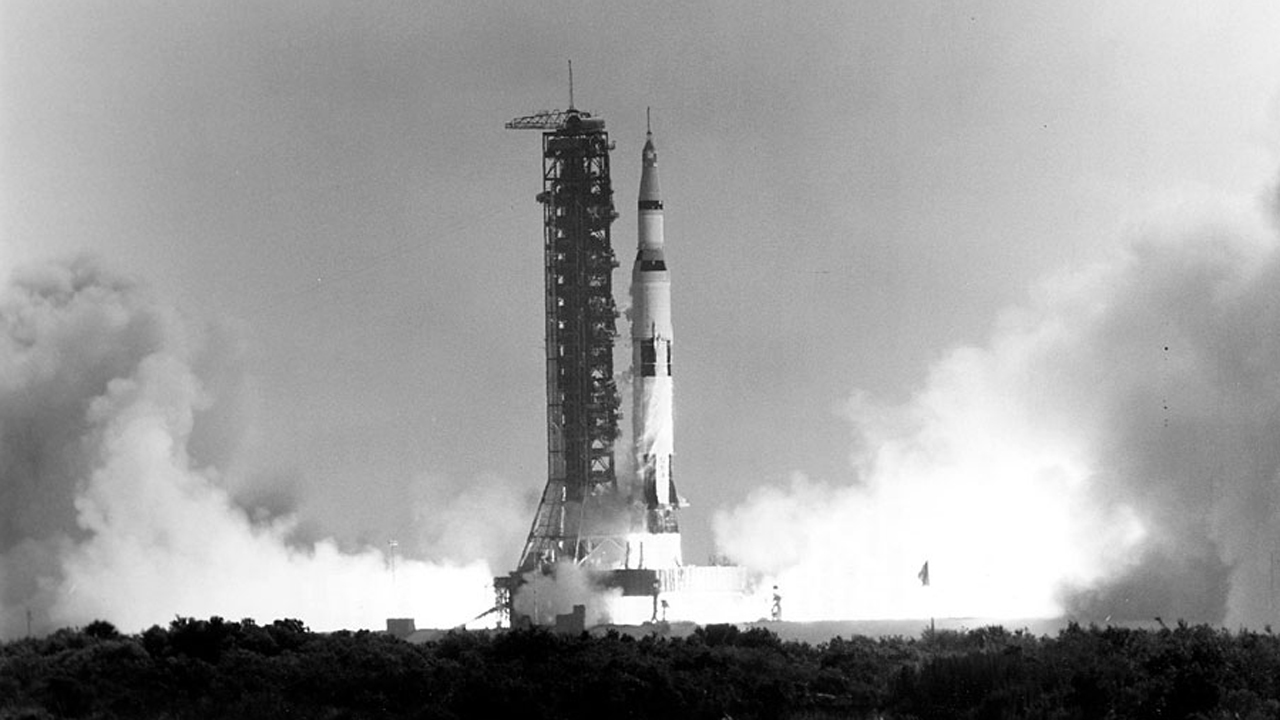
#> input picture image annotation/Apollo_11_Launch.jpg, 1280 x 720 px, given in place of checkerboard_18x18.png, which was not available
$ python basic_image_manipulation.py
#> lines starting #> are read from the running program, lines starting #| are printed output that depends on the picture; pictures that were not available may be replaced by others from this repository, and a replacement may not be noted
import os
import cv2
import numpy as np
import matplotlib.pyplot as plt

from zipfile import ZipFile
from urllib.request import urlretrieve


def download_and_unzip(url, save_path):
    print("Downloading and extracting assets...", end="")
    urlretrieve(url, save_path)
#> (this line was passed over: the network is not available in this run)

    try:
        # use zipfile package to extract zip file from url
        with ZipFile(save_path) as z:
            z.extractall(os.path.split(save_path)[0])

        print("Done")
    except Exception as e:
        print("\nInvalid file.", e)

URL = r"https://www.dropbox.com/s/rys6f1vprily2bg/opencv_bootcamp_assets_NB2.zip?dl=1"

asset_zip_path = os.path.join(os.getcwd(), "opencv_bootcamp_assets_NB2.zip")

if not os.path.exists(asset_zip_path):
    download_and_unzip(URL, asset_zip_path)

# gray scale image
cb_img = cv2.imread("checkerboard_18x18.png", 0)
#> cb_img is the input picture: shape (720, 1280); min 0, max 255, mean 156.2
plt.imshow(cb_img, cmap="gray")
# [19 lines of commented-out code are left out]
img_NZ_bgr = cv2.imread("New_Zealand_Boat.jpg", cv2.IMREAD_COLOR)
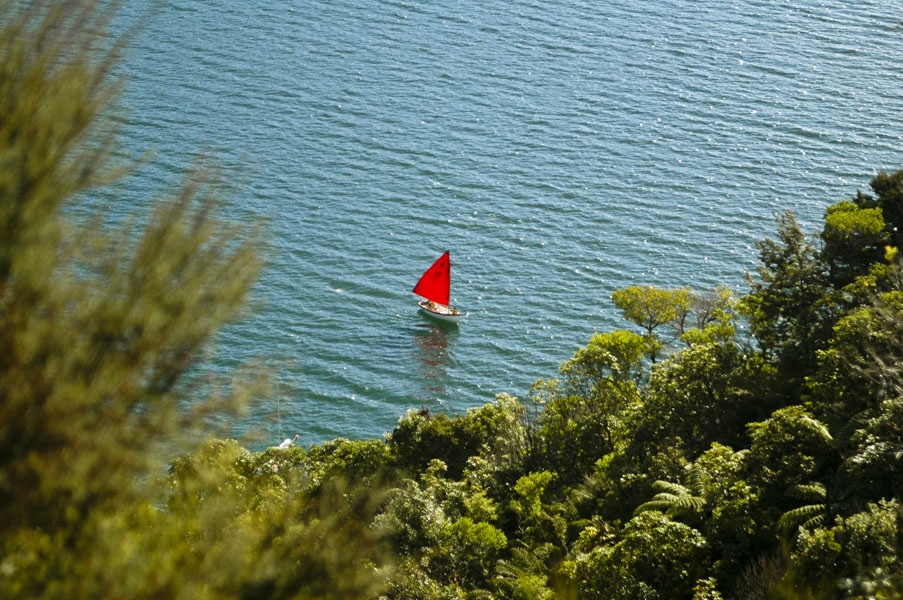
#> input picture basic image manipulation/New_Zealand_Boat.jpg, 903 x 600 px
#> img_NZ_bgr is the input picture: shape (600, 903, 3); mean B, G, R 96.6, 115, 98
img_NZ_rgb = img_NZ_bgr[:,:,::-1]
plt.imshow(img_NZ_rgb)
plt.show()
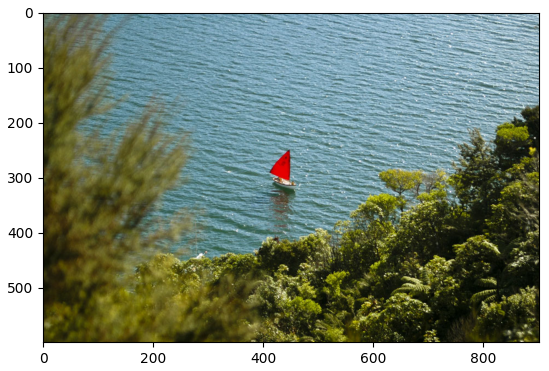
#> figure drawn by matplotlib, 1 panel

cropped_region = img_NZ_rgb[200:400, 300:600]
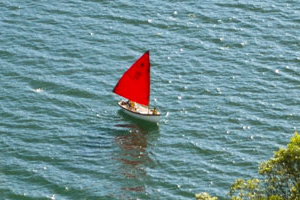
#> cropped_region: shape (200, 300, 3); mean R, G, B 111.8, 143.5, 147.6
plt.imshow(cropped_region)
plt.show()


# RESIZING IMAGES
# parameters:
#     src:      input img
#     dsize:    output image size
#     fx:       scale for the horizontal axis (required if 'None' for dsize)
#     fy:       scale for the horizontal axis (required if 'None' for dsize)

resized_cropped_region_2x = cv2.resize( cropped_region, None, fx=2,fy=2)
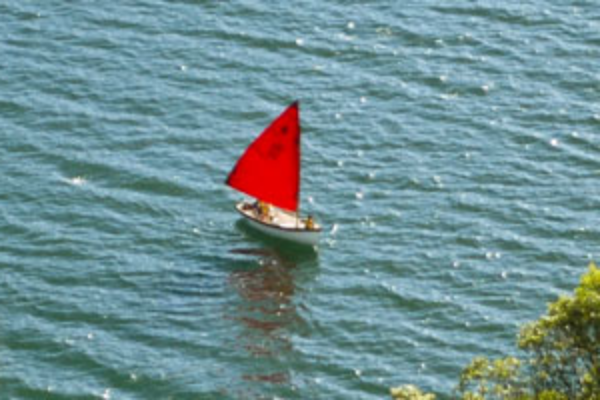
#> resized_cropped_region_2x: shape (400, 600, 3); mean R, G, B 111.8, 143.4, 147.6
plt.imshow(resized_cropped_region_2x)
plt.show()

h,w,c = cropped_region.shape # get height, width, and channels of cv image
#> h = 200; w = 300; c = 3
resized_cropped_region_2x_exact = cv2.resize(cropped_region, ((2 * w), (2 * h)))
print(resized_cropped_region_2x_exact.shape)
#| (400, 600, 3)

# FLIPPING IMAGES
# .flip() parameters
# src: input image
# flipCode: 0 = flip on x-axis, 1 = flip on y-axis, -1 = flip on both
resized_cropped_region_2x_horz = cv2.flip(resized_cropped_region_2x, 1)
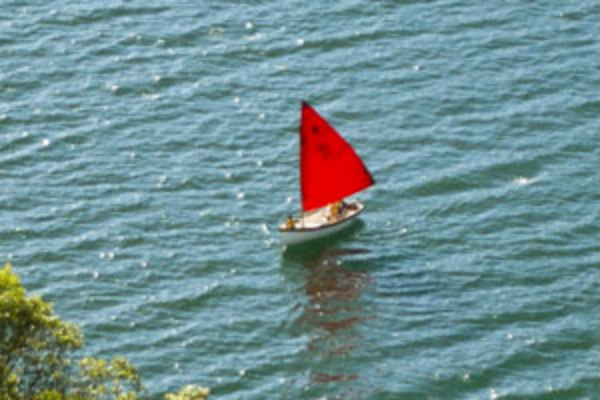
#> resized_cropped_region_2x_horz: shape (400, 600, 3); mean R, G, B 111.8, 143.4, 147.6
plt.imshow(resized_cropped_region_2x_horz)
plt.show()

resized_cropped_region_2x_vert = cv2.flip(resized_cropped_region_2x, 0)
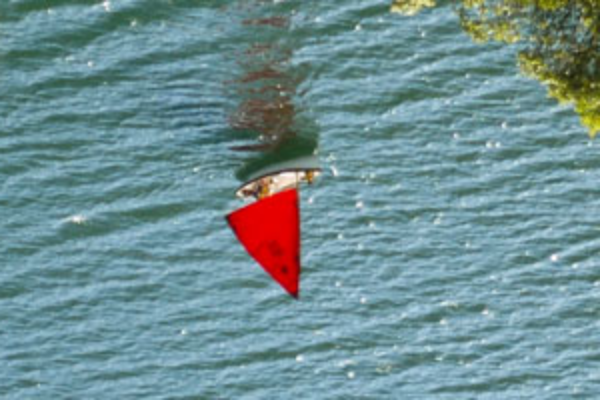
#> resized_cropped_region_2x_vert: shape (400, 600, 3); mean R, G, B 111.8, 143.4, 147.6
plt.imshow(resized_cropped_region_2x_vert)
plt.show()
resized_cropped_region_2x_both = cv2.flip(resized_cropped_region_2x, -1)
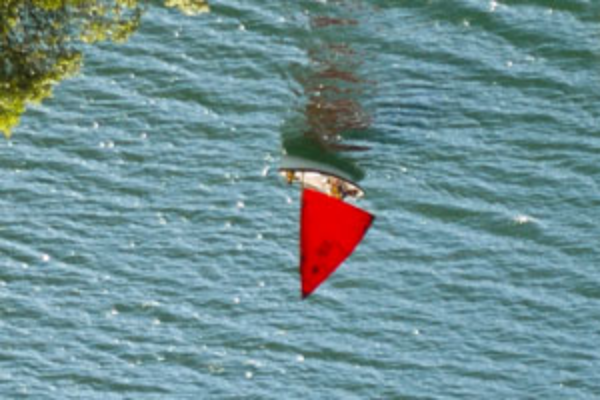
#> resized_cropped_region_2x_both: shape (400, 600, 3); mean R, G, B 111.8, 143.4, 147.6
plt.imshow(resized_cropped_region_2x_both)
plt.show()
